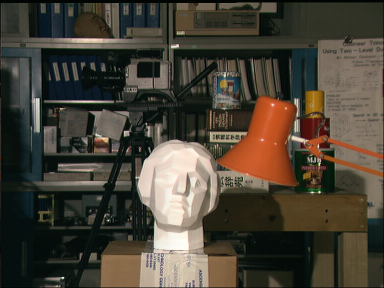
#> input picture ComputingDepth/scene1.png, 384 x 288 px
$ python depth.py
#> lines starting #> are read from the running program, lines starting #| are printed output that depends on the picture
import numpy as np
import cv2 as cv
from matplotlib import pyplot as plt
import os

script_dir = os.path.dirname(os.path.abspath(__file__))
imgL = cv.imread(os.path.join(script_dir, 'scene1.png'), 0)
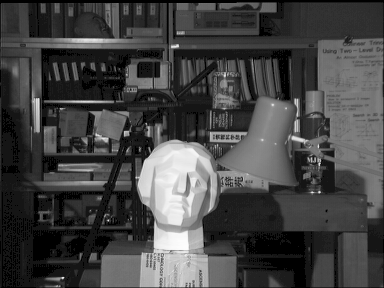
#> imgL: shape (288, 384); min 0, max 253, mean 68.4
imgR = cv.imread(os.path.join(script_dir, 'scene2.png'), 0)
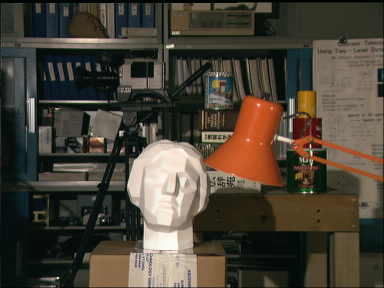
#> input picture ComputingDepth/scene2.png, 384 x 288 px
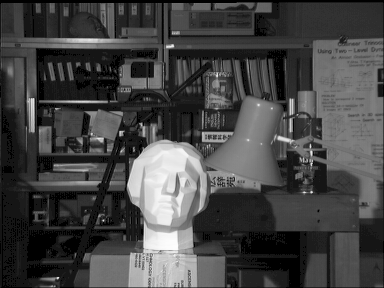
#> imgR: shape (288, 384); min 0, max 254, mean 69.1

if imgL is None or imgR is None:
    raise FileNotFoundError("Could not load scene1.png or scene2.png")

stereo = cv.StereoBM_create(numDisparities=16,
                             blockSize=15)
#Parameters
#numDisparities  the disparity search range.
#For each pixel algorithm will find the best disparity from 0 (default minimum
#disparity) to numDisparities. The search range can then be shifted by changing
#the minimum disparity.
#blockSize   the linear size of the blocks compared by the algorithm.
#The size should be odd (as the block is centered at the current pixel).
#Larger block size implies smoother, though less accurate disparity map.
#Smaller block size gives more detailed disparity map, but there is higher chance
#for algorithm to find a wrong correspondence.

disparity = stereo.compute(imgL,imgR)
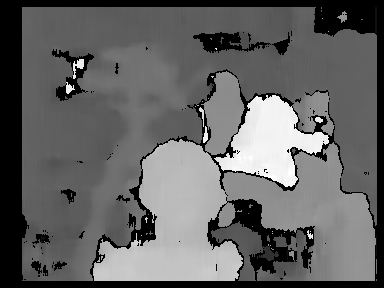
#> disparity: shape (288, 384) int16; min -16, max 240, mean 84.2; drawn with min black and max white

plt.imshow(disparity)
#plt.imshow(disparity,'gray')
plt.show()
